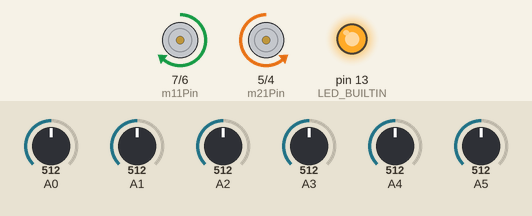
Recording of a sketch running on a simulated Arduino Uno, built with avr-gcc and run on an emulated ATmega328P. Parts: motor-driver pin pairs drawn as motors (green arrow = first pin HIGH = forward, orange = second pin HIGH = backward, longer = more drive, scaled by the enable pin), output pins drawn as LEDs (lit = HIGH). The inputs (shaded band) are chosen by the test bench; at power-on: A0 = 512, A5 = 512, A1 = 512, A4 = 512, A2 = 512, A3 = 512.

Above: at 1.3 s.
1.4 s: A0 set to 686
2.9 s: A0 set to 713
At 3.5 s:
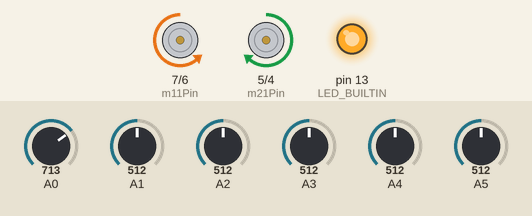
4.4 s: A5 set to 686
5.9 s: A5 set to 716
At 7.1 s:
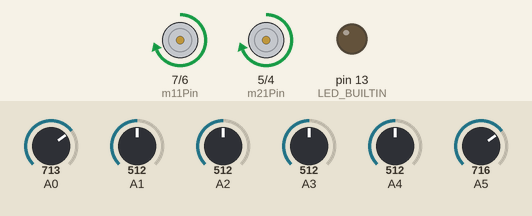
7.5 s: A1 set to 710
At 8.1 s:
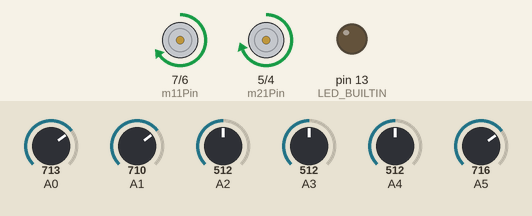
9.0 s: A4 set to 992
At 10.3 s:
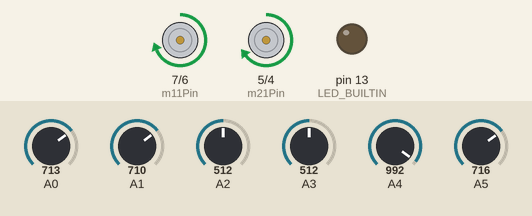
Timing chart, 0 to 11.5 s (numbered marks = the images above; inputs shaded):
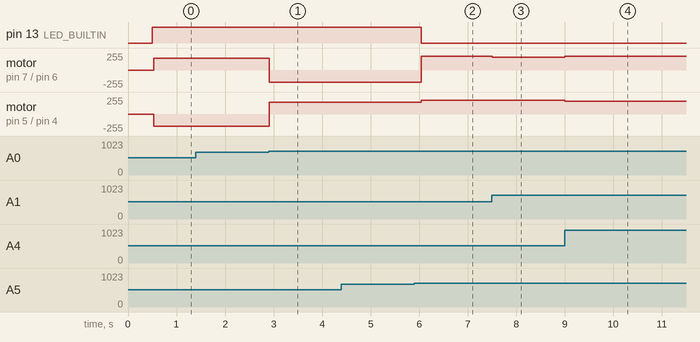

The sketch:

Line_follower.ino
```cpp
#include <QTRSensors.h>
const int m11Pin = 7;
const int m12Pin = 6;
const int m21Pin = 5;
const int m22Pin = 4;
const int m1Enable = 11;
const int m2Enable = 10;

int m1Speed = 0;
int m2Speed = 0;

const int calibrationSpeed = 180;

const int rightRotation = 1;
const int leftRotation = -1;

const int maximumPasses = 4;

// previous pid values
// kp = 8, ki = 0, kd = 2, interval = [-50, 50], frana -150 -> s-a asezat softu' bine
float kp = 8;
float ki = 0;
float kd = 2;

float p = 0;
float i = 0;
float d = 0;

int error = 0;
int lastError = 0;

const int maxSpeed = 255;
const int minSpeed = -255;

const int baseSpeed = 210;

const int standStillSpeed = 0;

QTRSensors qtr;

const int sensorCount = 6;
int sensorValues[sensorCount];

const uint8_t leftmostSensor = 5;
const uint8_t rightmostSensor = 0;
const int onSensorThreshold = 700;

const int minSensorValue = 0;
const int maxSensorValue = 5000;

const int minSensorValueThreshhold = -50;
const int maxSensorValueThreshhold = 50;

const int sweetSpotSensorValue = 0;
const int warnningSpotSensorValue = 45;
const int reduceMotorSpeed = 80;

const int brakingSpeed = -190;

void setup() {
  Serial.begin(9600);

  // pinMode setup
  pinMode(m11Pin, OUTPUT);
  pinMode(m12Pin, OUTPUT);
  pinMode(m21Pin, OUTPUT);
  pinMode(m22Pin, OUTPUT);
  pinMode(m1Enable, OUTPUT);
  pinMode(m2Enable, OUTPUT);
  pinMode(LED_BUILTIN, OUTPUT);

  // sensor setup
  qtr.setTypeAnalog();
  qtr.setSensorPins((const uint8_t[]){ A0, A1, A2, A3, A4, A5 }, sensorCount);

  // waiting for sensor setup
  delay(500);

  // sensor calibration
  calibration();
}

void loop() {

  // calculateing pid values
  pidControl();

  // motors power
  setMotorSpeed(m1Speed, m2Speed);


  //  DEBUGGING
  //  Serial.print("Error: ");
  //  Serial.println(error);
  //  Serial.print("M1 speed: ");
  //  Serial.println(m1Speed);
  //
  //  Serial.print("M2 speed: ");
  //  Serial.println(m2Speed);
  //
  //  delay(250);
}

void calibration() {
  // turn on Arduino's LED to indicate we are in calibration mode
  digitalWrite(LED_BUILTIN, HIGH);

  int passes = 0;
  int state = rightRotation;

  while (passes <= maximumPasses) {
    qtr.calibrate();
    qtr.read(sensorValues);

    // make a right rotation for calibration
    if (state == rightRotation) {
      if (sensorValues[rightmostSensor] < onSensorThreshold) {
        setMotorSpeed(calibrationSpeed, -calibrationSpeed);
      } else {
        state = leftRotation;
      }
    }

    // make a left rotation for calibration
    if (state == leftRotation) {
      if (sensorValues[leftmostSensor] < onSensorThreshold) {
        setMotorSpeed(-calibrationSpeed, calibrationSpeed);
      } else {
        state = rightRotation;
        passes++;
      }
    }
  }

  // turn off Arduino's LED to indicate we left calibration mode
  digitalWrite(LED_BUILTIN, LOW);
}

// calculate PID value based on error, kp, kd, ki, p, i and d.
void pidControl() {
  // error mapping
  float error = map(qtr.readLineBlack(sensorValues), minSensorValue, maxSensorValue, minSensorValueThreshhold, maxSensorValueThreshhold);

  // set PID values
  p = error;
  i = i + error;
  d = error - lastError;
  lastError = error;

  int motorSpeed = kp * p + ki * i + kd * d;  // = error in this case

  m1Speed = baseSpeed;
  m2Speed = baseSpeed;

  // in the first if, you substract the error from m1Speed (you add the negative)
  // in the 2nd if you add the error to m2Speed (you substract the negative)
  // it's just the way the values of the sensors and/or motors lined up
  if (error < sweetSpotSensorValue) {
    m1Speed += motorSpeed;
  }
  else if (error > sweetSpotSensorValue) {
    m2Speed -= motorSpeed;
  }

  // if the error value is at an extreme, than slow down the speed for giving time to recalibrate
  if (error <= -warnningSpotSensorValue) {
    m2Speed -= reduceMotorSpeed;
  }
  else if (error >= warnningSpotSensorValue) {
    m1Speed -= reduceMotorSpeed;
  }

  // make sure it doesn't go past limits. You can use -255 instead of 0 if calibrated programmed properly.
  // making sure we don't go out of bounds
  // maybe the lower bound should be negative, instead of 0? This of what happens when making a steep turn
  m1Speed = constrain(m1Speed, brakingSpeed, maxSpeed);
  m2Speed = constrain(m2Speed, brakingSpeed, maxSpeed);
}


// each arguments takes values between -255 and 255. The negative values represent the motor speed in reverse.
void setMotorSpeed(int motor1Speed, int motor2Speed) {
  // remove comment if any of the motors are going in reverse
  //  motor1Speed = -motor1Speed;
  //  motor2Speed = -motor2Speed;

  if (motor1Speed == standStillSpeed) {
    digitalWrite(m11Pin, LOW);
    digitalWrite(m12Pin, LOW);
    analogWrite(m1Enable, motor1Speed);
  }
  else {
    if (motor1Speed > standStillSpeed) {
      digitalWrite(m11Pin, HIGH);
      digitalWrite(m12Pin, LOW);
      analogWrite(m1Enable, motor1Speed);
    }

    if (motor1Speed < standStillSpeed) {
      digitalWrite(m11Pin, LOW);
      digitalWrite(m12Pin, HIGH);
      analogWrite(m1Enable, -motor1Speed);
    }
  }

  if (motor2Speed == standStillSpeed) {
    digitalWrite(m21Pin, LOW);
    digitalWrite(m22Pin, LOW);
    analogWrite(m2Enable, motor2Speed);
  }
  else {
    if (motor2Speed > standStillSpeed) {
      digitalWrite(m21Pin, HIGH);
      digitalWrite(m22Pin, LOW);
      analogWrite(m2Enable, motor2Speed);
    }

    if (motor2Speed < standStillSpeed) {
      digitalWrite(m21Pin, LOW);
      digitalWrite(m22Pin, HIGH);
      analogWrite(m2Enable, -motor2Speed);
    }
  }
}
```

Measured:
- the behaviour switches between 700 and 701 on A0 (found by bisection; images 0 and 1)
- the behaviour switches between 700 and 701 on A5 (found by bisection; images 1 and 2)
- after the input at 1.4 s, every drawn part: stays the same
- after the input at 2.9 s, motor on pin 7 (m11Pin) / pin 6 (m12Pin): forward 180/255 → backward 180/255 at once; motor on pin 5 (m21Pin) / pin 4 (m22Pin): backward 180/255 → forward 180/255 at once
- after the input at 4.4 s, every drawn part: stays the same
- after the input at 5.9 s, pin 13 (LED_BUILTIN): HIGH → LOW after 0.14 s; motor on pin 7 (m11Pin) / pin 6 (m12Pin): backward 180/255 → forward 210/255 after 0.14 s; motor on pin 5 (m21Pin) / pin 4 (m22Pin): forward 180/255 → forward 210/255 after 0.14 s
- after the input at 7.5 s, motor on pin 7 (m11Pin) / pin 6 (m12Pin): forward 210/255 → forward 194/255 at once
- after the input at 9.0 s, motor on pin 7 (m11Pin) / pin 6 (m12Pin): forward 194/255 → forward 210/255 at once; motor on pin 5 (m21Pin) / pin 4 (m22Pin): forward 210/255 → forward 194/255 at once
